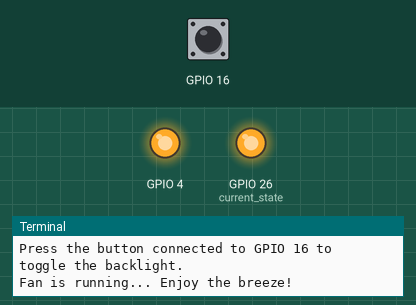
This program was run on a simulated Raspberry Pi (BCM pin numbers). On the bench: output pins drawn as LEDs (lit = HIGH), the last lines printed to the terminal. The inputs (shaded band) are chosen by the test bench; at power-on: GPIO 16 HIGH.

Above: at 1.2 s.
1.3 s: GPIO 16 pulled LOW for 0.15 s
At 2.1 s:
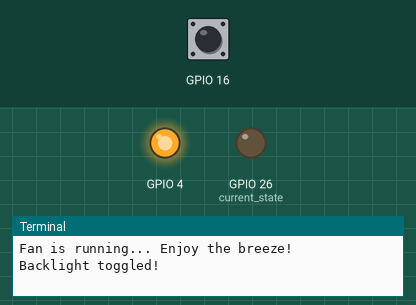
2.9 s: GPIO 16 pulled LOW for 1 s
At 3.3 s:
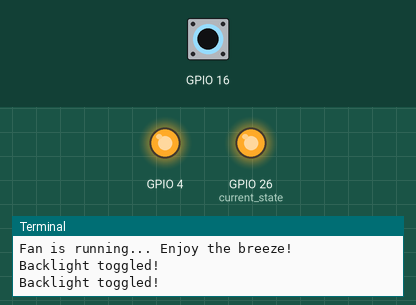
5.4 s: GPIO 16 pulled LOW for 3.2 s
At 6.4 s:
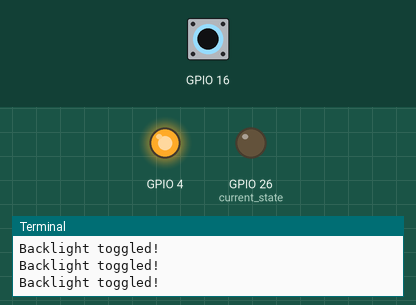
Timing chart, 0 to 8.4 s (numbered marks = the images above; inputs shaded):
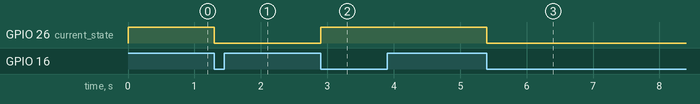

Measured:
- after the input at 1.3 s, GPIO 26 (current_state): HIGH → LOW at once
- after the input at 2.9 s, GPIO 26 (current_state): LOW → HIGH at once
- after the input at 5.4 s, GPIO 26 (current_state): HIGH → LOW at once

The program:

backlight2b.py
```python
import RPi.GPIO as GPIO
import time

# Disable GPIO warnings
GPIO.setwarnings(False)

# Set up the GPIO pins
GPIO.setmode(GPIO.BCM)
GPIO.setup(26, GPIO.OUT, initial=GPIO.HIGH)  # TFT backlight
GPIO.setup(4, GPIO.OUT, initial=GPIO.HIGH)   # Fan control, start HIGH (fan on)
GPIO.setup(16, GPIO.IN, pull_up_down=GPIO.PUD_UP)  # Button for backlight toggle with pull-up

# Function to toggle the backlight
def toggle_backlight():
    current_state = GPIO.input(26)
    GPIO.output(26, not current_state)
    print("Backlight toggled!")

print("Press the button connected to GPIO 16 to toggle the backlight.")
print("Fan is running... Enjoy the breeze!")

try:
    while True:
        # Check for button press (when button goes from HIGH to LOW)
        if GPIO.input(16) == GPIO.LOW:
            toggle_backlight()
            # Wait for the button to be released to avoid multiple toggles
            while GPIO.input(16) == GPIO.LOW:
                time.sleep(0.1)
            # Wait a bit after the button is released for debounce
            time.sleep(0.3)
        else:
            # Small delay to reduce CPU usage when button is not pressed
            time.sleep(0.1)

except KeyboardInterrupt:
    print("\nShutting down, turning fan off...")
    GPIO.output(4, GPIO.LOW)  # Turn fan off
    GPIO.cleanup()  # Clean up GPIO on script exit
```
